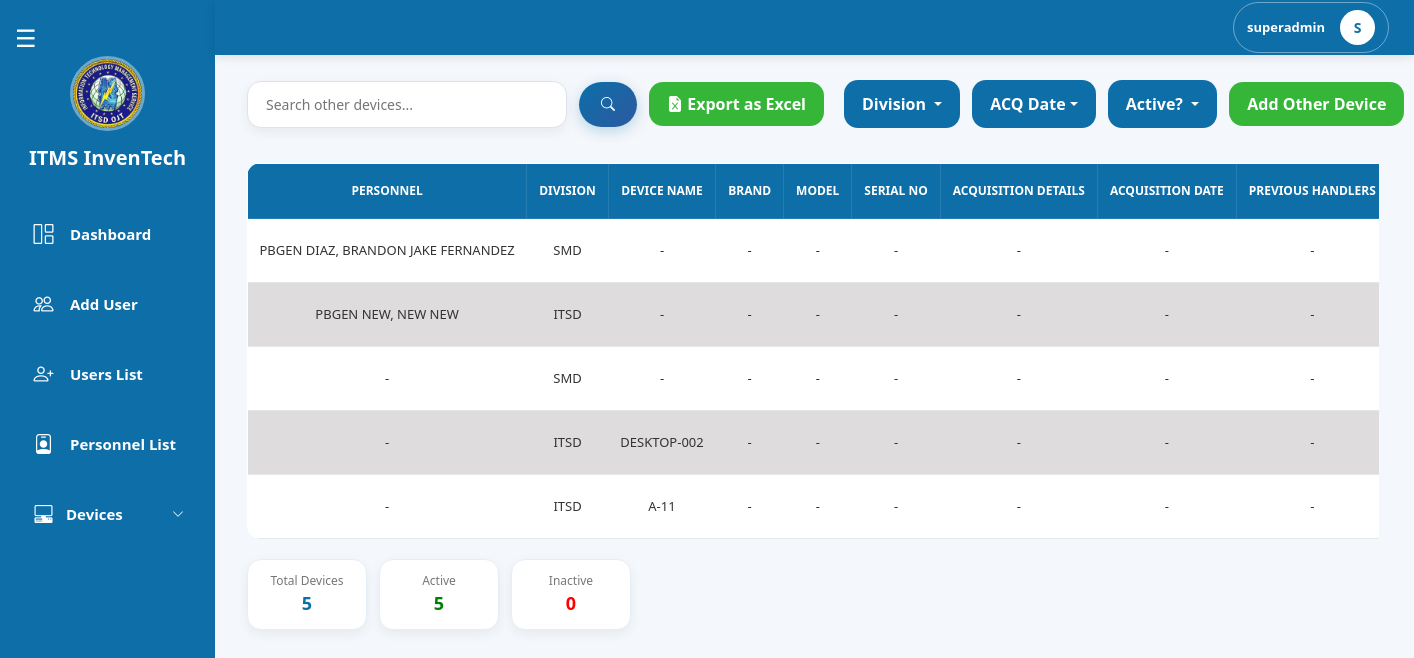
Page /pages/superadmin/device_others.php (signed in) on the committed database.
### tables this page shows
CREATE TABLE `others` (
  `id` int(11) NOT NULL,
  `personnel_id` int(11) NOT NULL,
  `division_id` int(11) NOT NULL,
  `brand` varchar(255) DEFAULT NULL,
  `model` varchar(255) DEFAULT NULL,
  `serial_no` varchar(255) DEFAULT NULL,
  `acquisition_details` text DEFAULT NULL,
  `acquisition_date` date DEFAULT NULL,
  `previous_owners_id` longtext DEFAULT NULL CHECK (json_valid(`previous_owners_id`)),
  `is_active` tinyint(1) NOT NULL DEFAULT 1,
  `created_date` date NOT NULL DEFAULT current_timestamp(),
  `last_update_at` date DEFAULT NULL,
  `device_name` varchar(255) NOT NULL
);

CREATE TABLE `divisions` (
  `id` int(11) NOT NULL,
  `division` varchar(100) NOT NULL
);

### pages/superadmin/device_others.php (the view, shortened to what this page needs)
<?php
include("../../config/db.php");
function getPreviousOwnersNames($conn, $json)
{
    $ids = json_decode($json, true);
    if (!is_array($ids) || empty($ids)) return '-';
    $names = [];
    return !empty($names) ? implode(",<br>", $names) : '-';
}
$limit  = 10;
$page   = max(1, (int)($_GET['page'] ?? 1));
$offset = ($page - 1) * $limit;
$search = trim($_GET['search'] ?? '');
$division_filter_raw = $_GET['division'] ?? [];
$division_filter     = is_array($division_filter_raw) ? array_filter(array_map('trim', $division_filter_raw)) : [];
$active_filter       = isset($_GET['is_active']) ? trim($_GET['is_active']) : '';
$acq_filter          = trim($_GET['filter_acq'] ?? '');
$where  = [];
$params = [];
$types  = '';
$whereSQL = !empty($where) ? "WHERE " . implode(" AND ", $where) : "";
$baseJoin = "
    FROM others o
    LEFT JOIN personnels per ON o.personnel_id = per.id
    LEFT JOIN ranks rk       ON per.rank_id = rk.id
    LEFT JOIN divisions d    ON o.division_id = d.id
";
$st = $conn->prepare("SELECT COUNT(*) AS total $baseJoin $whereSQL");
$st->execute();
$totalDevices = $st->get_result()->fetch_assoc()['total'] ?? 0;
$activeWhere   = $where;
$activeWhere[] = "o.is_active = 1";
$activeSQL     = "WHERE " . implode(" AND ", $activeWhere);
$inactiveWhere   = $where;
$inactiveWhere[] = "o.is_active = 0";
$inactiveSQL     = "WHERE " . implode(" AND ", $inactiveWhere);
$sa = $conn->prepare("SELECT COUNT(*) AS total $baseJoin $activeSQL");
$sa->execute();
$activeDevices = $sa->get_result()->fetch_assoc()['total'] ?? 0;
$si = $conn->prepare("SELECT COUNT(*) AS total $baseJoin $inactiveSQL");
$si->execute();
$inactiveDevices = $si->get_result()->fetch_assoc()['total'] ?? 0;
$stmt = $conn->prepare("
    SELECT o.*,
        CONCAT(COALESCE(rk.rank, ''), ' ', per.last_name, ', ', per.first_name, ' ', per.middle_name) AS fullname,
        d.division AS division_name
    $baseJoin
    $whereSQL
    ORDER BY o.brand ASC
    LIMIT ?, ?
");
$fp = $params;
$ft = $types . 'ii';
$fp[] = $offset;
$fp[] = $limit;
$stmt->bind_param($ft, ...$fp);
$stmt->execute();
$result = $stmt->get_result();
$exportParams = http_build_query([
    'search'     => $search,
    'division'   => $division_filter,
    'is_active'  => $active_filter,
    'filter_acq' => $acq_filter,
]);
?>
<!DOCTYPE html>
<html lang="en">
<head>
    <link href="https://cdn.jsdelivr.net/npm/bootstrap@5.3.3/dist/css/bootstrap.min.css" rel="stylesheet">
    <link rel="stylesheet" href="https://cdn.jsdelivr.net/npm/bootstrap-icons@1.11.3/font/bootstrap-icons.min.css">
    <link rel="stylesheet" href="../superadmin/css/devices.css">
    <link rel="stylesheet" href="css/superadmin_navbar.css">
    <link rel="stylesheet" href="./css/superadmin_sidebar.css">
</head>
<body>
    <?php include 'superadmin_sidebar.php'; ?>
    <?php include 'superadmin_navbar.php'; ?>
    <div class="top-bar">
        <div class="search-container">
            <form method="GET" action="device_others.php" class="search-form">
                <input type="text" name="search" class="search-input"
                    placeholder="Search other devices..." value="<?= htmlspecialchars($search) ?>">
                <button type="submit" class="search-btn"><i class="bi bi-search"></i></button>
                <a href="export_others.php?<?= htmlspecialchars($exportParams) ?>"
                    class="btn add-laptop-btn"
                    onclick="setTimeout(()=>showToast('Export downloaded successfully!','success'),800)">
                    <i class="bi bi-file-earmark-excel-fill"></i> Export as Excel
                </a>
            </form>
        </div>
        <div class="right-side">
            <div class="filters">
                <form method="GET" action="device_others.php" id="filterForm">
                    <div class="dropdown">
                        <?php $divLabel = empty($division_filter) ? 'Division' : (count($division_filter) === 1 ? $division_filter[0] : count($division_filter) . ' Divisions selected'); ?>
                        <button class="btn filter-btn dropdown-toggle" type="button"
                            data-bs-toggle="dropdown" data-bs-auto-close="outside">
                            <?= htmlspecialchars($divLabel) ?>
                        </button>
                    </div>
                </form>
            </div>
            <div class="dropdown">
                <?php
                $acqLabel = 'ACQ Date';
                ?>
                <button class="btn filter-btn dropdown-toggle" data-bs-toggle="dropdown"><?= htmlspecialchars($acqLabel) ?></button>
            </div>
            <div class="dropdown">
                <button class="btn filter-btn dropdown-toggle" data-bs-toggle="dropdown">
                    <?= $active_filter === '' ? 'Active?' : ($active_filter == 1 ? 'YES' : 'NO') ?>
                </button>
            </div>
            <button type="button" class="btn add-btn" data-bs-toggle="modal" data-bs-target="#addOtherModal">
                Add Other Device
            </button>
        </div>
    </div>
    <div class="contenttable">
        <div class="table-container">
            <table class="users-table">
                <thead>
                    <tr>
                        <th>PERSONNEL</th>
                        <th>DIVISION</th>
                        <th>DEVICE NAME</th>
                        <th>BRAND</th>
                        <th>MODEL</th>
                        <th>SERIAL NO</th>
                        <th>ACQUISITION DETAILS</th>
                        <th>ACQUISITION DATE</th>
                        <th>PREVIOUS HANDLERS</th>
                    </tr>
                </thead>
                <tbody>
                    <?php if ($result->num_rows > 0): ?>
                        <?php while ($row = $result->fetch_assoc()): ?>
                            <tr class="clickable-row" data-active="<?= $row['is_active'] ? '1' : '0' ?>"
                                data-bs-toggle="modal" data-bs-target="#viewOtherModal<?= $row['id'] ?>">
                                <td><?= htmlspecialchars($row['fullname'] ?? '-') ?: '-' ?></td>
                                <td><?= htmlspecialchars($row['division_name'] ?? 'N/A') ?></td>
                                <td><?= htmlspecialchars($row['device_name'] ?? '') ?: '-' ?></td>
                                <td><?= htmlspecialchars($row['brand'] ?? '') ?: '-' ?></td>
                                <td><?= htmlspecialchars($row['model'] ?? '') ?: '-' ?></td>
                                <td><?= htmlspecialchars($row['serial_no'] ?? '') ?: '-' ?></td>
                                <td><?= htmlspecialchars($row['acquisition_details'] ?? '') ?: '-' ?></td>
                                <td>
                                    <?= (!empty($row['acquisition_date']) && $row['acquisition_date'] !== '0000-00-00')
                                        ? htmlspecialchars($row['acquisition_date']) : '-' ?>
                                </td>
                                <td><?= getPreviousOwnersNames($conn, $row['previous_owners_id']) ?: '-' ?></td>
                            </tr>
                        <?php endwhile; ?>
                    <?php else: ?>
                        <tr>
                            <td colspan="12" class="text-center">No other devices found.</td>
                        </tr>
                    <?php endif; ?>
                </tbody>
            </table>
        </div>
        <div class="table-footer">
            <div class="user-stats">
                <div class="stat-box total"><span class="label">Total Devices</span><span class="value"><?= $totalDevices ?></span></div>
                <div class="stat-box active"><span class="label">Active</span><span class="value"><?= $activeDevices ?></span></div>
                <div class="stat-box inactive"><span class="label">Inactive</span><span class="value"><?= $inactiveDevices ?></span></div>
            </div>
        </div>
    </div>
</body>
</html>

### pages/superadmin/superadmin_sidebar.php (shortened to what this page needs)
<head>
    <link rel="stylesheet" href="https://cdn.jsdelivr.net/npm/bootstrap-icons@1.11.3/font/bootstrap-icons.min.css">
</head>
<div class="sidebar" id="sidebar">
    <div class="nav-left">
        <span class="toggle-btn" id="toggleBtn">☰</span>
    </div>
    <img src="../../assets/img/ITMSLOGO.jpg" class="logo">
    <h2 class="sidebar-title">ITMS InvenTech</h2>
    <a href="superadmin_dashboard.php"
        class="<?= basename($_SERVER['PHP_SELF']) == 'superadmin_dashboard.php' ? 'active' : '' ?>">
        <span class="icon"><i class="bi bi-grid-1x2"></i></span>
        <span class="text">Dashboard</span>
    </a>
    <a href="../superadmin/user_create.php"
        class="<?= basename($_SERVER['PHP_SELF']) == 'user_create.php' ? 'active' : '' ?>">
        <span class="icon"><i class="bi bi-people"></i></span>
        <span class="text">Add User</span>
    </a>
    <a href="../superadmin/users_list.php"
        class="<?= basename($_SERVER['PHP_SELF']) == 'users_list.php' ? 'active' : '' ?>">
        <span class="icon"><i class="bi bi-person-plus"></i></span>
        <span class="text">Users List</span>
    </a>
    <a href="../superadmin/personnel_list.php"
        class="<?= basename($_SERVER['PHP_SELF']) == 'personnel_list.php' ? 'active' : '' ?>">
        <span class="icon"><i class="bi bi-person-badge"></i></span>
        <span class="text">Personnel List</span>
    </a>
    <div class="dropdown">
        <button class="dropdown-btn" id="deviceDropdownBtn">
            <div class="menu-item">
                <span class="icon">
                    <i class="bi bi-pc-display-horizontal"></i>
                </span>
                <span class="text">Devices</span>
            </div>
            <span class="arrow"><i class="bi bi-chevron-down"></i></span>
        </button>
    </div>
</div>

### pages/superadmin/superadmin_navbar.php (shortened to what this page needs)
<?php
$user = $_SESSION['user'] ?? [];
$username = $user['username'] ?? 'User';
?>
<header class="header">
    <div class="navbar">
        <div class="admin-profile" id="adminProfile">
            <span class="username">
                <?= htmlspecialchars($username) ?>
            </span>
            <div class="profile-avatar">
                <?= strtoupper(substr($username, 0, 1)) ?>
            </div>
        </div>
    </div>
</header>

### pages/superadmin/css/devices.css (style rules this page uses)
:root { --sidebar-expanded: 247px; --sidebar-collapsed: 115px; --primary: #0d6ea8; --primary-dark: #0b5f91; --primary-darker: #095a8a; --primary-gradient: linear-gradient(135deg, #0d6ea8, #2c5aa0); --green: #0fa90fd3; --green-dark: #0c960cd3; --bg-page: #f4f7fb; --bg-white: #ffffff; --bg-modal-body: #f8fafc; --border-light: #dce3ec; --border-card: #eef2f6; --text-dark: #333; --text-label: #334155; --text-muted: #777; --row-even: #dedcdc; --row-hover: #dfe6e9; --shadow-sm: 0 4px 12px rgba(0, 0, 0, 0.06); --shadow-md: 0 4px 18px rgba(0, 0, 0, 0.08); --shadow-lg: 0 8px 20px rgba(0, 0, 0, 0.15); --shadow-primary: 0 4px 14px rgba(13, 110, 168, 0.25); --shadow-primary-hover: 0 6px 18px rgba(13, 110, 168, 0.35); --radius-sm: 10px; --radius-md: 14px; --radius-lg: 18px; --radius-xl: 20px; --radius-pill: 24px; }
body { background: var(--bg-page); overflow-x: hidden; }
.top-bar { margin-top: 80px; margin-left: var(--sidebar-expanded); margin-right: 35px; display: flex; justify-content: space-between; align-items: center; gap: 20px; flex-wrap: nowrap; transition: all 0.3s ease; }
.filters { display: flex; align-items: center; }
#filterForm { display: flex; align-items: center; gap: 12px; flex-wrap: nowrap; }
.filter-btn { background: var(--primary); color: white; border: none; padding: 12px 18px; border-radius: var(--radius-md); font-weight: 600; transition: all 0.3s ease; white-space: nowrap; }
.add-btn, .add-desktop-btn, .add-laptop-btn { background: var(--green); color: white; border: none; padding: 10px 18px; border-radius: var(--radius-md); font-weight: 600; transition: all 0.2s ease; white-space: nowrap; }
.right-side { display: flex; align-items: center; gap: 12px; flex-wrap: nowrap; }
.search-container { display: flex; align-items: center; }
.search-form { display: flex; align-items: center; gap: 12px; flex-wrap: nowrap; }
.search-input { width: 320px; padding: 12px 18px; border: 1px solid var(--border-light); border-radius: var(--radius-md); outline: none; font-size: 14px; font-weight: 500; background: var(--bg-white); box-shadow: var(--shadow-sm); transition: all 0.3s ease; }
.search-btn { border: none; padding: 12px 22px; border-radius: var(--radius-pill); background: var(--primary-gradient); color: white; font-size: 14px; font-weight: 600; cursor: pointer; transition: all 0.3s ease; box-shadow: var(--shadow-primary); white-space: nowrap; }
.contenttable { margin-left: var(--sidebar-expanded); margin-right: 35px; margin-top: 35px; border-radius: var(--radius-lg); transition: all 0.3s ease; overflow: visible; }
.table-container { overflow-x: auto; white-space: nowrap; }
.users-table { width: 100%; border-collapse: collapse; min-width: 1200px; background: white; border-radius: var(--radius-md); overflow: hidden; }
.users-table thead { background: var(--primary); }
.users-table thead th { color: white; padding: 18px 12px; border: 1px solid rgba(255, 255, 255, 0.1); font-size: 12px; font-weight: 700; text-align: center; white-space: nowrap; text-transform: uppercase; }
.users-table tbody td { padding: 16px 12px; font-size: 13px; text-align: center; border-bottom: 1px solid #e5e7eb; color: var(--text-dark); white-space: nowrap; }
.users-table tbody tr:nth-child(odd) { background-color: #ffffff; }
.users-table tbody tr:nth-child(even) { background-color: var(--row-even); }
.table-footer { margin-top: 20px; display: flex; justify-content: space-between; align-items: center; gap: 20px; flex-wrap: wrap; }
.user-stats { display: flex; gap: 12px; }
.stat-box { min-width: 120px; padding: 12px 16px; border-radius: var(--radius-md); background: var(--bg-white); border: 1px solid #e6eef5; box-shadow: var(--shadow-sm); text-align: center; }
.stat-box .label { display: block; font-size: 12px; color: var(--text-muted); }
.stat-box .value { font-size: 18px; font-weight: bold; color: var(--primary); }
.stat-box.active .value { color: green; }
.stat-box.inactive .value { color: red; }

### rows in the picture
others: fullname "PBGEN DIAZ, BRANDON JAKE FERNANDEZ", division.division "SMD", device_name "-", brand "-", model "-", serial_no "-", acquisition_details "-", previous_owners "-"
others: fullname "PBGEN NEW, NEW NEW", division.division "ITSD", device_name "-", brand "-", model "-", serial_no "-", acquisition_details "-", previous_owners "-"
others: fullname "-", division.division "SMD", device_name "-", brand "-", model "-", serial_no "-", acquisition_details "-", previous_owners "-"
others: fullname "-", division.division "ITSD", device_name "DESKTOP-002", brand "-", model "-", serial_no "-", acquisition_details "-", previous_owners "-"
others: fullname "-", division.division "ITSD", device_name "A-11", brand "-", model "-", serial_no "-", acquisition_details "-", previous_owners "-"

### other values in the picture
$username "superadmin"
substr($username, 0, 1) "S"
$divLabel "Division"
$acqLabel "ACQ Date"
$totalDevices "5"
$activeDevices "5"
$inactiveDevices "0"
